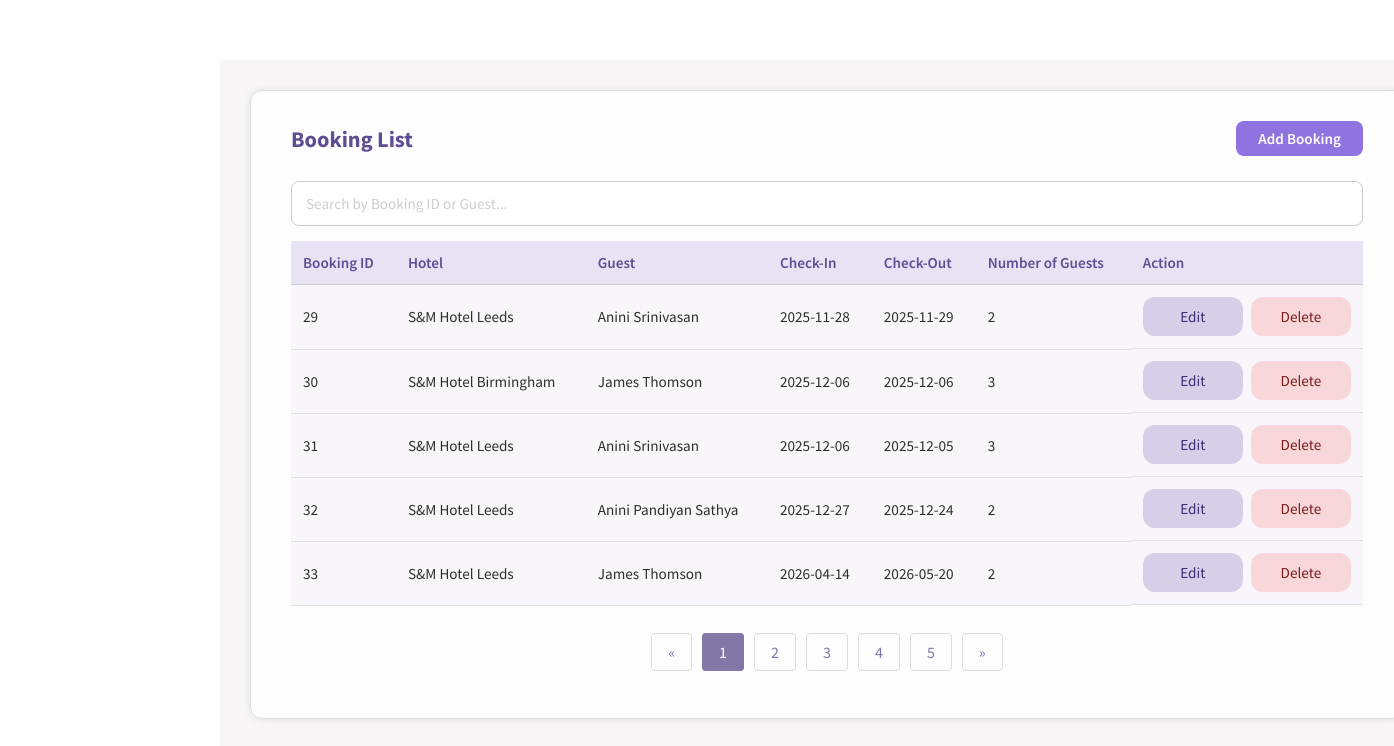
The app's page /booking.php (signed in), older data.
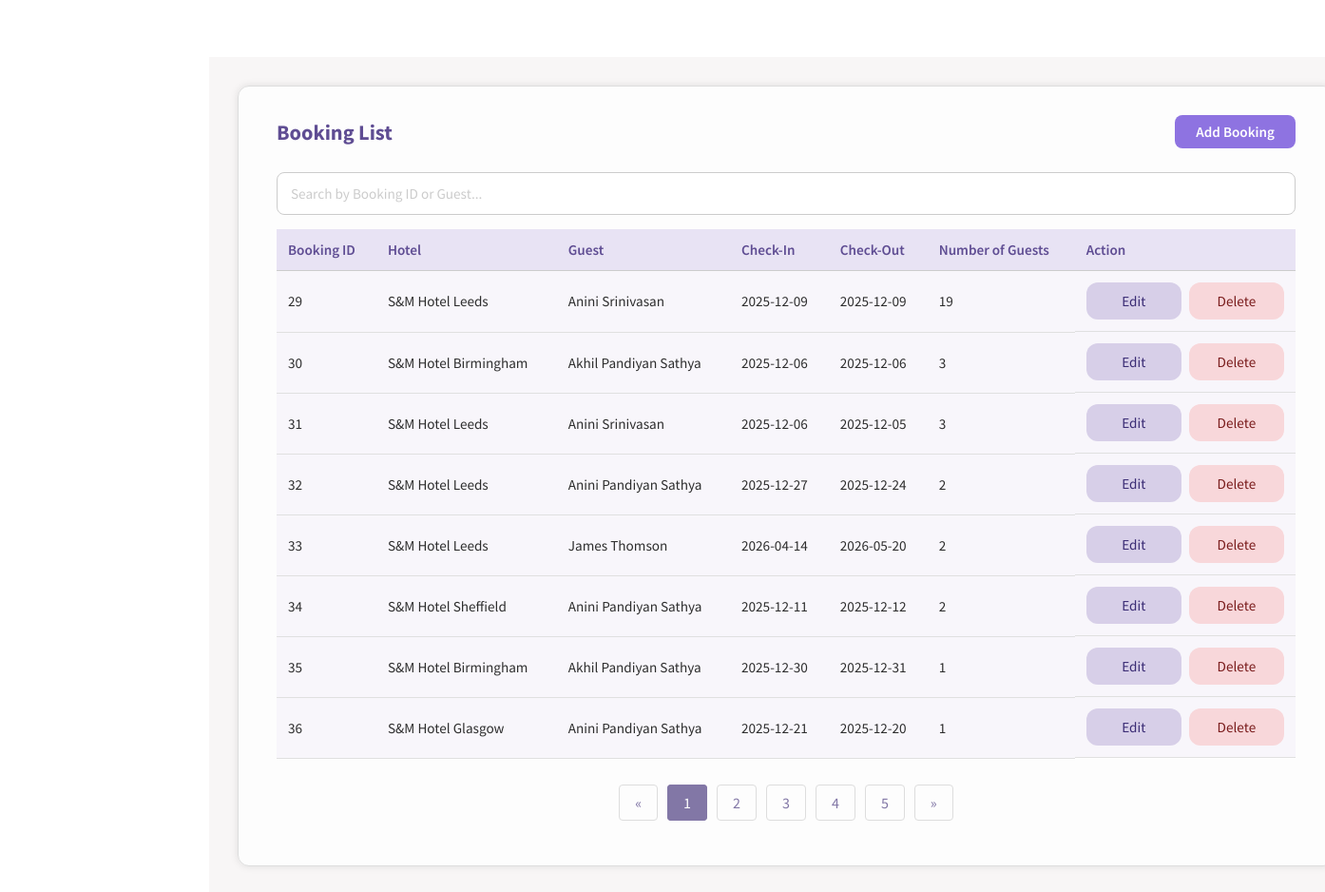
The same page, newer data.
### tables this page shows
CREATE TABLE BOOKING(
BOOKING_ID INTEGER NOT NULL PRIMARY KEY AUTOINCREMENT,
NO_OF_GUEST INTEGER NOT NULL,
DATE_IN DATE NOT NULL,
DATE_OUT DATE NOT NULL,
TIMESTAMP DATETIME NOT NULL NOT NULL DEFAULT (CURRENT_TIMESTAMP),
GUEST_ID INTEGER NOT NULL,
ROOM_ID INTEGER NOT NULL,
FOREIGN KEY (GUEST_ID) REFERENCES GUEST(GUEST_ID) ON DELETE CASCADE ON UPDATE CASCADE
FOREIGN KEY (ROOM_ID) REFERENCES ROOM(ROOM_ID) ON DELETE CASCADE ON UPDATE CASCADE
);

CREATE TABLE HOTEL(
HOTEL_ID INTEGER NOT NULL PRIMARY KEY AUTOINCREMENT,
HOTEL_NAME TEXT NOT NULL,
HOTEL_ADDRESS TEXT NOT NULL,
CITY TEXT NOT NULL,
POSTCODE TEXT NOT NULL,
HOTEL_TELNO TEXT NOT NULL UNIQUE,
HOTEL_EMAIL TEXT NOT NULL UNIQUE
);

CREATE TABLE GUEST(
GUEST_ID INTEGER NOT NULL PRIMARY KEY AUTOINCREMENT,
F_NAME TEXT NOT NULL,
M_NAME TEXT,
L_NAME TEXT NOT NULL,
GUEST_ADDRESS TEXT NOT NULL,
CITY TEXT NOT NULL,
POSTCODE TEXT NOT NULL,
GUEST_EMAIL TEXT NOT NULL UNIQUE,
GUEST_PHNO TEXT NOT NULL UNIQUE
);

### functions.php (the view, shortened to what this page needs)
<?php
function createDB()
{
    $db = new SQLite3('hotelSQL.db');
    $db->exec("PRAGMA foreign_keys = ON");
    return $db;
}
function BookingList($editingId = null)
{
    $db = createDB();
    $select_query = "SELECT * FROM BOOKING b INNER JOIN GUEST g ON (b.GUEST_ID = g.GUEST_ID) INNER JOIN ROOM r ON (b.ROOM_ID = r.ROOM_ID) INNER JOIN HOTEL h ON (r.HOTEL_ID = h.HOTEL_ID)";
    $result = $db->query($select_query);
    while ($row = $result->fetchArray(SQLITE3_ASSOC)) {
        if ($editingId == $row['BOOKING_ID']) {
            echo "<form method='post'><tr>";
            echo "<td>" . $row['BOOKING_ID'] . "</td>";
            echo "<input type='hidden' name='booking-id' value='" . $row['BOOKING_ID'] . "'>";
            echo "<td>";
            RoomDropdown('room-id', $row['ROOM_ID']);
            echo "</td>";
            echo "<td>";
            GuestDropdown('guest-id', $row['GUEST_ID']);
            echo "</td>";
            echo "<td>
                    <input type='date' name='date-in'
                           value='" . htmlspecialchars($row['DATE_IN']) . "'  min='" . date('Y-m-d') . "' required>
                  </td>";
            echo "<td>
                    <input type='date' name='date-out'
                           value='" . htmlspecialchars($row['DATE_OUT']) . "' min='" . date('Y-m-d') . "'required>
                  </td>";
            echo "<td>
                    <input type='number' name='num-guest'
                           value='" . htmlspecialchars($row['NO_OF_GUEST']) . "' required>
                  </td>";
            echo "<td>
                    <input type='submit' class='submit-btn' name='save' value='Save'>
                    <input type='submit' class='delete-button-in-list' name='cancel' value='Cancel'>
                  </td>";
            echo "</tr></form>";
        } else {
            echo "<form method='post'><tr>";
            echo "<td>" . $row['BOOKING_ID'] . "</td>";
            echo "<td>" . $row['HOTEL_NAME'] . "</td>";
            echo "<td>" . $row['F_NAME'] . " " . $row['L_NAME'] . "</td>";
            echo "<td>" . $row['DATE_IN'] . "</td>";
            echo "<td>" . $row['DATE_OUT'] . "</td>";
            echo "<td>" . $row['NO_OF_GUEST'] . "</td>";
            echo "<td>
                    <input type='hidden' name='booking-id' value='" . $row['BOOKING_ID'] . "'>
                    <input type='submit' class='edit-button-in-list' name='edit' value='Edit'>
                    <input type='submit' class='delete-button-in-list' name='delete' value='Delete'>
                  </td>";
            echo "</tr></form>";
        }
    }
}
?>

### booking.php (shortened to what this page needs)
<!DOCTYPE html>
<html lang="en">
<head>
    <link rel="stylesheet" href="style.css" />
</head>
<?php
require_once("functions.php");
$editingId = null;
?>
<body onload="loadNavbar()">
    <div class="main_content">
        <section class="add-container">
            <div class="heading-row">
                <h2>Booking List</h2>
                <a class="add-btn" href="booking-add.php">Add Booking</a>
            </div>
            <div class="search-bar">
                <input type="text" id="searchInput" placeholder="Search by Booking ID or Guest..." autocomplete="off"
                    onkeyup="filterBookingList(this)">
            </div>
            <table class="base-table">
                <thead>
                    <tr>
                        <th>Booking ID</th>
                        <th>Hotel</th>
                        <th>Guest</th>
                        <th>Check-In</th>
                        <th>Check-Out</th>
                        <th>Number of Guests</th>
                        <th>Action</th>
                    </tr>
                </thead>
                <tbody>
                    <?php BookingList($editingId); ?>
                </tbody>
            </table>
            <br />
            <ul class="pagination">
                <li><a href="#">&laquo;</a></li>
                <li class="active"><a href="#">1</a></li>
                <li><a href="#">2</a></li>
                <li><a href="#">3</a></li>
                <li><a href="#">4</a></li>
                <li><a href="#">5</a></li>
                <li><a href="#">&raquo;</a></li>
            </ul>
        </section>
    </div>
</body>
</html>

### style.css (style rules this page uses)
html, body { margin: 0; padding: 0; box-sizing: border-box; }
*, *::before, *::after { box-sizing: inherit; }
* { font-family: "Source Sans Pro", Helvetica, sans-serif; }
input::placeholder { color: #ccc; }
.main_content { margin-top: 60px; margin-left: 220px; padding: 30px 40px 40px 30px; background: #f8f6f6; min-height: calc(100vh - 60px); color: #2e2e2e; flex: 1; width: 97%; }
.add-container h2 { color: #5f4d93; font-size: 1.4rem; font-weight: 700; margin-bottom: 20px; text-align: left; }
.add-container .search-bar { margin: 10px 0; padding: 5px 0; }
.add-container .search-bar input { display: block; width: 100%; padding: 12px 14px; border: 1px solid #ccc; }
.base-table { width: 100%; border-collapse: collapse; color: #2e2e2e; font-size: 0.95rem; background-color: #fff; }
.base-table thead { background-color: #e8e3f4; }
.base-table th { text-align: left; font-weight: 600; color: #5f4d93; padding: 12px; border-bottom: 1px solid #ccc; }
.base-table td { padding: 12px; border-bottom: 1px solid #e0e0e0; }
.base-table td:last-child { display: flex; justify-content: flex-start; align-items: center; gap: 8px; }
.base-table tr:nth-child(even) { background-color: #f8f6fb; }
.add-container { width: 90%; max-width: none; padding: 30px 40px 40px 40px; margin: 0 0 30px 0; background: rgba(255, 255, 255, 0.8); border-radius: 12px; border: 1px solid #ddd; box-shadow: 0 0 8px rgba(0, 0, 0, 0.1); }
.add-container input { padding: 10px; border: 1px solid #ccc; border-radius: 8px; font-size: 0.95rem; background-color: #fff; transition: border-color 0.3s, box-shadow 0.3s; }
.add-container td input[type="submit"] { padding: 10px 28px; border: none; border-radius: 12px; font-size: 0.95rem; font-weight: 500; cursor: pointer; }
.add-container .edit-button-in-list { background-color: #d7cfe8; color: #3b2d75; }
.add-container .delete-button-in-list { background-color: #f8d7da; color: #7a1c1c; }
.base-form input, .add-container input, .add-container select, .base-form select { width: 50%; max-width: 100%; }
.pagination { display: flex; justify-content: center; list-style-type: none; padding: 0; }
.pagination li { margin: 0 5px; }
.pagination a { text-decoration: none; color: #8277a6; padding: 8px 16px; border: 1px solid #ddd; border-radius: 4px; }
.pagination .active a { background-color: #8277a6; color: #ffffff; border: 1px solid #8277a6; }
.add-btn { display: inline-block; padding: 8px 22px; background-color: #8e73e1; color: #fff; border-radius: 8px; font-weight: 600; font-size: 0.95rem; text-decoration: none; }
.heading-row { display: flex; align-items: center; justify-content: space-between; margin-bottom: 20px; }
.heading-row h2 { margin: 0; color: #5f4d93; font-size: 1.4rem; font-weight: 700; }

Row changes from the older to the newer data that the page shows:
changed booking id 29: DATE_IN "2025-11-28" → "2025-12-09"; DATE_OUT "2025-11-29" → "2025-12-09"; NO_OF_GUEST "2" → "19"
changed booking id 30: GUEST_ID.F_NAME "James" → "Akhil"; GUEST_ID.L_NAME "Thomson" → "Pandiyan Sathya"
added booking: BOOKING_ID "34", hotel.HOTEL_NAME "S&M Hotel Sheffield", GUEST_ID.F_NAME "Anini", GUEST_ID.L_NAME "Pandiyan Sathya", DATE_IN "2025-12-11", DATE_OUT "2025-12-12", NO_OF_GUEST "2"
added booking: BOOKING_ID "35", hotel.HOTEL_NAME "S&M Hotel Birmingham", GUEST_ID.F_NAME "Akhil", GUEST_ID.L_NAME "Pandiyan Sathya", DATE_IN "2025-12-30", DATE_OUT "2025-12-31", NO_OF_GUEST "1"
added booking: BOOKING_ID "36", hotel.HOTEL_NAME "S&M Hotel Glasgow", GUEST_ID.F_NAME "Anini", GUEST_ID.L_NAME "Pandiyan Sathya", DATE_IN "2025-12-21", DATE_OUT "2025-12-20", NO_OF_GUEST "1"
